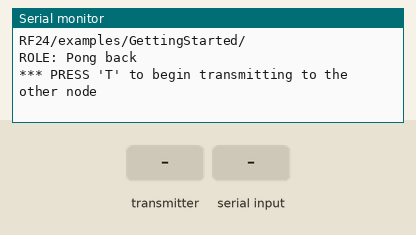
A sketch run on a simulated Arduino Uno, built with avr-gcc and run on an emulated ATmega328P. On the bench: the last lines printed to the serial monitor. The test bench sets the inputs (shaded band). No radio packets arrive unless stated.

Above: at 1.2 s.
1.3 s: the transmitter starts sending gotByte = 0
At 1.37 s:
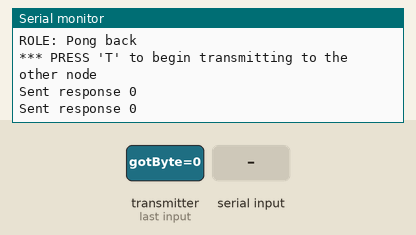
3.2 s: "T" received over Serial
At 4.0 s:
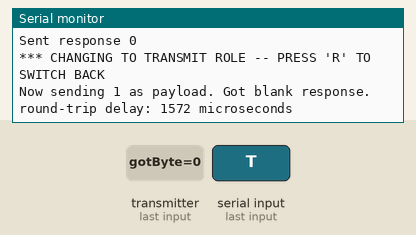
4.7 s: "R" received over Serial
At 5.33 s:
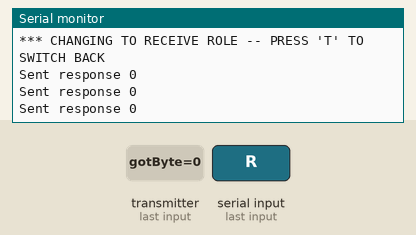

The sketch:

GettingStarted_CallResponse.ino
```cpp
/*
   March 2014 - TMRh20 - Updated along with High Speed RF24 Library fork
   Parts derived from examples by J. Coliz <maniacbug@ymail.com>
*/
/**
 * Example for efficient call-response using ack-payloads
 *
 * This example continues to make use of all the normal functionality of the radios including
 * the auto-ack and auto-retry features, but allows ack-payloads to be written optionlly as well.
 * This allows very fast call-response communication, with the responding radio never having to
 * switch out of Primary Receiver mode to send back a payload, but having the option to switch to
 * primary transmitter if wanting to initiate communication instead of respond to a commmunication.
 */

#include <SPI.h>
#include "nRF24L01.h"
#include "RF24.h"
#include "printf.h"

// Hardware configuration: Set up nRF24L01 radio on SPI bus plus pins 9 & 10
RF24 radio(9,10);
                                                                           // Topology
const uint64_t addresses[2] = { 0xABCDABCD71LL, 0x544d52687CLL };              // Radio pipe addresses for the 2 nodes to communicate.

// Role management: Set up role.  This sketch uses the same software for all the nodes
// in this system.  Doing so greatly simplifies testing.
typedef enum { role_ping_out = 1, role_pong_back } role_e;                 // The various roles supported by this sketch
const char* role_friendly_name[] = { "invalid", "Ping out", "Pong back"};  // The debug-friendly names of those roles
role_e role = role_pong_back;                                              // The role of the current running sketch

byte counter = 1;                                                          // A single byte to keep track of the data being sent back and forth


void setup(){

  Serial.begin(57600);
  printf_begin();
  printf("\n\rRF24/examples/GettingStarted/\n\r");
  printf("ROLE: %s\n\r",role_friendly_name[role]);
  printf("*** PRESS 'T' to begin transmitting to the other node\n\r");

  // Setup and configure radio

  radio.begin();
  radio.setAutoAck(1);                    // Ensure autoACK is enabled
  radio.enableAckPayload();               // Allow optional ack payloads
  radio.setRetries(0,15);                 // Smallest time between retries, max no. of retries
  radio.setPayloadSize(1);                // Here we are sending 1-byte payloads to test the call-response speed
  radio.openWritingPipe(addresses[1]);        // Both radios listen on the same pipes by default, and switch when writing
  radio.openReadingPipe(1,addresses[0]);      // Open a reading pipe on address 0, pipe 1
  radio.startListening();                 // Start listening
  radio.powerUp();
  radio.printDetails();                   // Dump the configuration of the rf unit for debugging
}

void loop(void) {


/****************** Ping Out Role ***************************/

  if (role == role_ping_out){                               // Radio is in ping mode

    byte gotByte;                                           // Initialize a variable for the incoming response

    radio.stopListening();                                  // First, stop listening so we can talk.
    printf("Now sending %d as payload. ",counter);          // Use a simple byte counter as payload
    unsigned long time = micros();                          // Record the current microsecond count

    if ( radio.write(&counter,1) ){                         // Send the counter variable to the other radio
        if(!radio.available()){                             // If nothing in the buffer, we got an ack but it is blank
            printf("Got blank response. round-trip delay: %lu microseconds\n\r",micros()-time);
        }else{
            while(radio.available() ){                      // If an ack with payload was received
                radio.read( &gotByte, 1 );                  // Read it, and display the response time
                printf("Got response %d, round-trip delay: %lu microseconds\n\r",gotByte,micros()-time);
                counter++;                                  // Increment the counter variable
            }
        }

    }else{        printf("Sending failed.\n\r"); }          // If no ack response, sending failed
    delay(1000);  // Try again later
  }


/****************** Pong Back Role ***************************/

  if ( role == role_pong_back ) {
    byte pipeNo, gotByte;                          // Declare variables for the pipe and the byte received
    while( radio.available(&pipeNo)){              // Read all available payloads
      radio.read( &gotByte, 1 );
                                                   // Since this is a call-response. Respond directly with an ack payload.
                                                   // Ack payloads are much more efficient than switching to transmit mode to respond to a call
      radio.writeAckPayload(pipeNo,&gotByte, 1 );  // This can be commented out to send empty payloads.
      printf("Sent response %d \n\r", gotByte);
   }
 }


/****************** Change Roles via Serial Commands ***************************/

  if ( Serial.available() )
  {
    char c = toupper(Serial.read());
    if ( c == 'T' && role == role_pong_back )
    {
      printf("*** CHANGING TO TRANSMIT ROLE -- PRESS 'R' TO SWITCH BACK\n\r");

      role = role_ping_out;                      // Change roles (ping out)
      radio.openWritingPipe(addresses[0]);       // Open different pipes when writing. Write on pipe 0, address 0
      radio.openReadingPipe(1,addresses[1]);     // Read on pipe 1, as address 1
    }
    else if ( c == 'R' && role == role_ping_out )
    {
      printf("*** CHANGING TO RECEIVE ROLE -- PRESS 'T' TO SWITCH BACK\n\r");

       role = role_pong_back;                    // Become the primary receiver (pong back)
       radio.openWritingPipe(addresses[1]);      // Since only two radios involved, both listen on the same addresses and pipe numbers in RX mode
       radio.openReadingPipe(1,addresses[0]);    // then switch pipes & addresses to transmit.
       radio.startListening();                   // Need to start listening after opening new reading pipes
    }
  }
}
```

printf.h
```cpp
// (licence header left out)
/**
 * @file printf.h
 *
 * Setup necessary to direct stdout to the Arduino Serial library, which
 * enables 'printf'
 */

#ifndef __PRINTF_H__
#define __PRINTF_H__

#ifdef ARDUINO

int serial_putc( char c, FILE * )
{
  Serial.write( c );

  return c;
}

void printf_begin(void)
{
  fdevopen( &serial_putc, 0 );
}

#else
#error This example is only for use on Arduino.
#endif // ARDUINO

#endif // __PRINTF_H__
```

Measured:
- after the input at 1.3 s, the serial monitor: prints a new line at once (image 1)
- after the input at 3.2 s, the serial monitor: prints a new line at once (image 2)
- after the input at 4.7 s, the serial monitor: prints a new line after 0.52 s (image 3)
